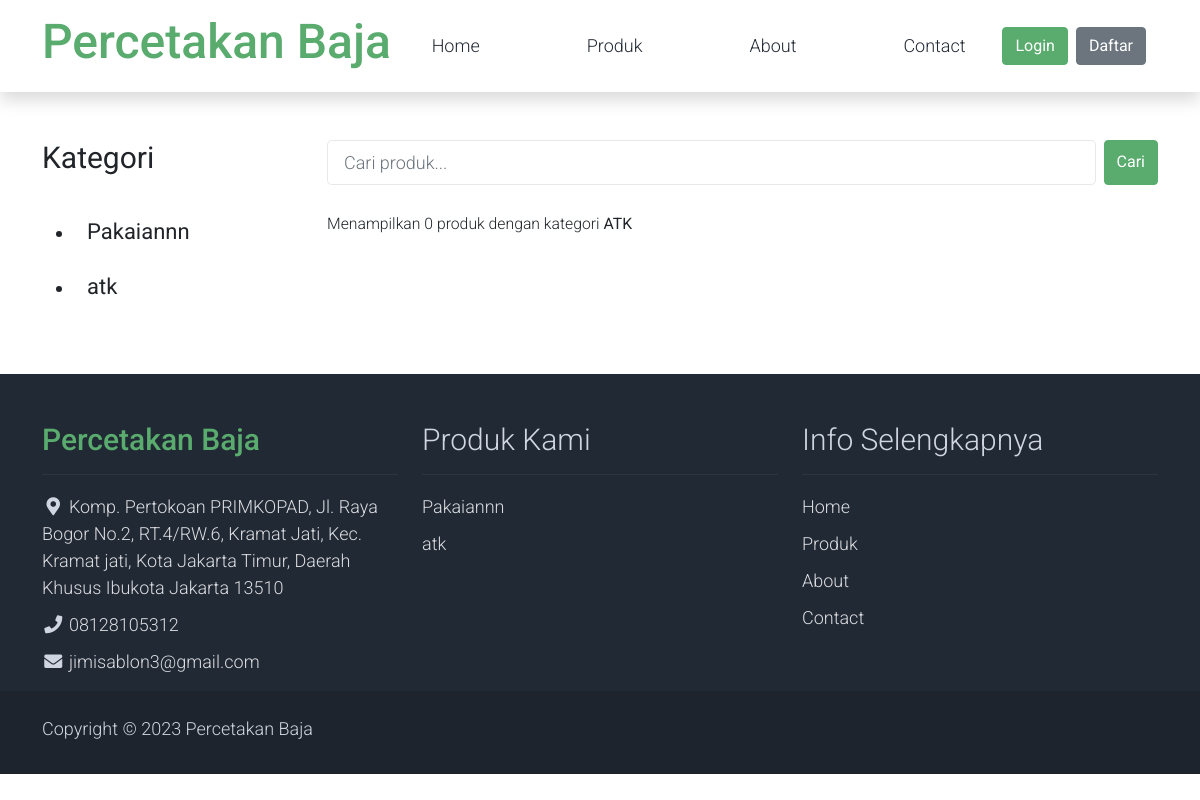
/produk?kategori=ATK, run on an earlier commit of the app's database.
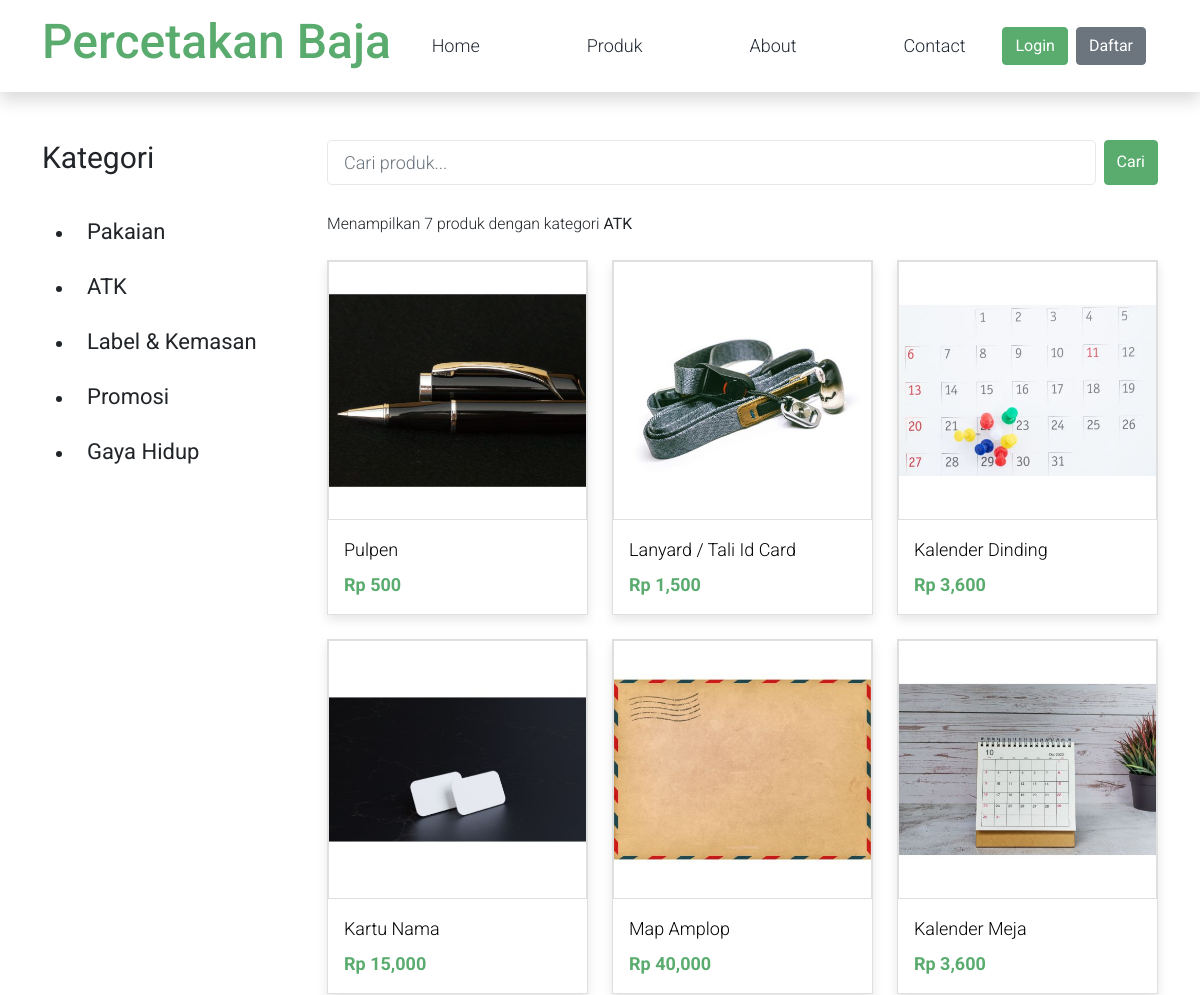
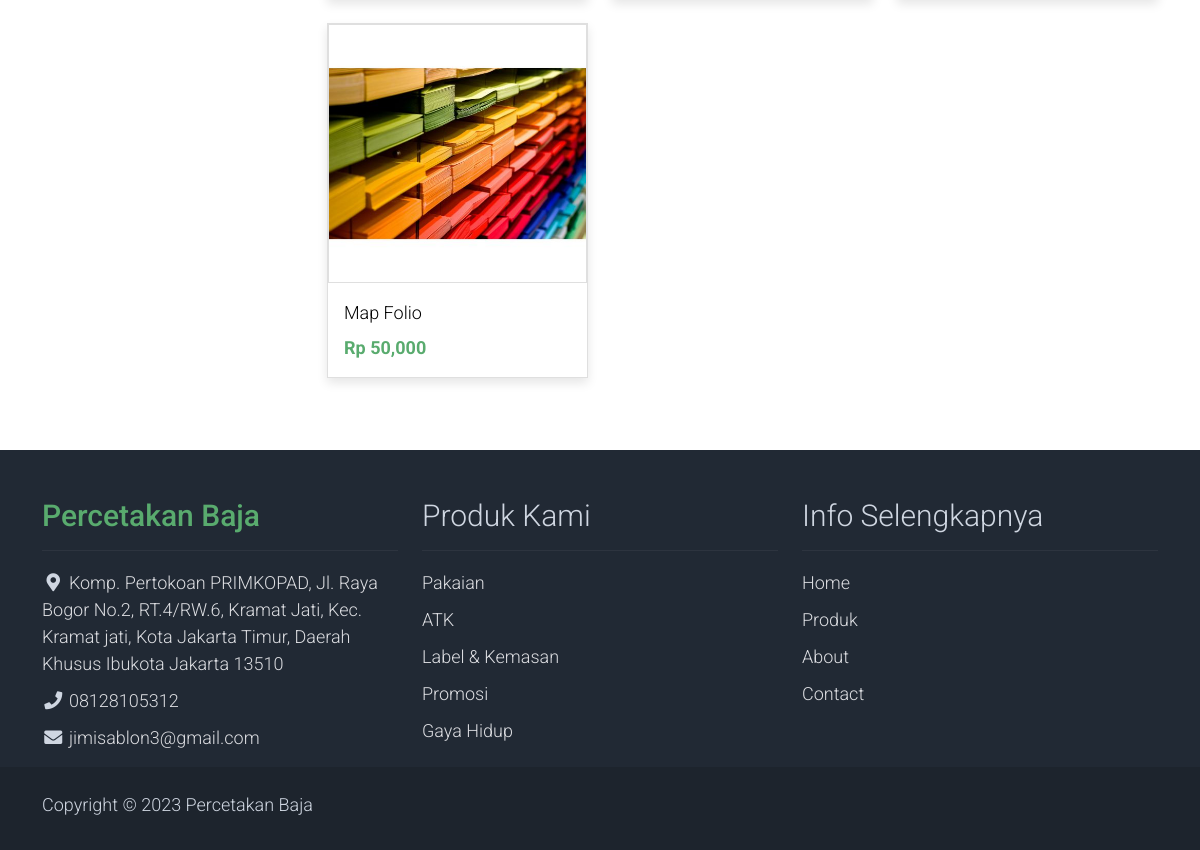
And on a later commit of the database (2 pictures, top to bottom).
### tables this page shows
CREATE TABLE `kategori_produk` (
  `id_kategori_produk` int(11) NOT NULL,
  `nama_kategori_produk` varchar(25) NOT NULL
);

CREATE TABLE `produk` (
  `id_produk` char(5) NOT NULL,
  `nama_produk` varchar(128) NOT NULL,
  `gambar` blob NOT NULL,
  `id_kategori_produk` int(11) NOT NULL,
  `harga` decimal(10,0) NOT NULL,
  `deskripsi` text NOT NULL,
  `slug` varchar(255) NOT NULL
);

### application/controllers/Produk.php (called while the page is built, shortened)
<?php
class Produk extends CI_Controller {
    public function index()
    {
        $data = [
            'content'=>'pelanggan/produk',
            'kategori_produk' => $this->db->select('*')
                    ->get('kategori_produk')->result(),
            'produk' => $this->db->select('*')
                    ->from('produk as p')
                    ->join('kategori_produk as kp', 'kp.id_kategori_produk = p.id_kategori_produk')
                    ->like('nama_produk', $this->input->get('search'), 'both')
                    ->like('nama_kategori_produk', $this->input->get('kategori'), 'both')
                    ->get()->result(),
        ];
        $this->load->view('pelanggan/layouts/app', $data);
    }
}

### index.php (called while the page is built, shortened)
<?php
require_once BASEPATH.'core/CodeIgniter.php';

### application/views/pelanggan/produk.php (the view, shortened to what this page needs)
<div class="container py-5">
    <div class="row">
        <div class="col-lg-3">
            <form action="<?= base_url('produk') ?>" method="get">
            <h1 class="h2 pb-4 fw-normal">Kategori</h1>
            <ul class="list-styled templatemo-accordion">
                <?php foreach ($kategori_produk as $row): ?>
                <li>
                    <button onclick="this.form.submit()" name="kategori" value="<?= $row->nama_kategori_produk ?>" class="btn collapsed d-flex justify-content-between h3 text-decoration-none">
                        <?= $row->nama_kategori_produk ?>
                    </button>
                </li>
                <?php endforeach; ?>
            </ul>
            </form>
        </div>
        <div class="col-lg-9">
            <div class="row">
                <div class="col-md-12 pb-4">
                    <form action="<?= base_url('produk') ?>" method="get">
                    <div class="d-flex">
                        <input type="search" name="search" id="search" class="me-2 form-control form-control-lg" value="<?= $this->input->get('search') ?>" placeholder="Cari produk..." autocomplete="off">
                        <button type="submit" class="btn btn-success">Cari</button>
                    </div>
                    </form>
                </div>
            </div>
            <div class="mb-4">
                <small>
                    Menampilkan <?= count($produk) ?> produk
                    <?php if ($this->input->get('kategori')): ?>
                        dengan kategori <b><?= $this->input->get('kategori') ?></b>
                    <?php endif; ?>
                </small>
            </div>
            <div class="row">
                <?php foreach ($produk as $row): ?>
                    <div class="col-md-4">
                        <div class="card mb-4 product-wap rounded-0">
                            <div class="card rounded-0">
                                <img class="card-img rounded-0 img-fluid" src="<?= base_url('assets/uploads/') . $row->gambar ?>">
                            </div>
                            <div class="card-body">
                                <a href="<?= base_url('/produk/detail/') . $row->slug ?>" class="h3 text-decoration-none"><?= $row->nama_produk ?></a>
                                <ul class="w-100 list-unstyled d-flex justify-content-between mb-0">
                                </ul>
                                <p class="mb-0 fw-bold text-success">Rp <?= number_format($row->harga) ?></p>
                            </div>
                        </div>
                    </div>
                <?php endforeach; ?>
            </div>
        </div>
    </div>
</div>

### application/views/pelanggan/layouts/app.php (shortened to what this page needs)
<!DOCTYPE html>
<html lang="en">
<head>
    <link rel="stylesheet" href="<?= base_url('assets/pelanggan/css/bootstrap.min.css'); ?>">
    <link rel="stylesheet" href="<?= base_url('assets/pelanggan/css/templatemo.css'); ?>">
    <link rel="stylesheet" href="<?= base_url('assets/pelanggan/css/custom.css'); ?>">
    <link rel="stylesheet" href="<?= base_url('assets/pelanggan/css/fontawesome.min.css'); ?>">
</head>
<body>
    <?php $this->load->view('pelanggan/layouts/header');?>
    <?php $this->load->view($content);?>
    <?php $this->load->view('pelanggan/layouts/footer');?>
</body>
</html>

### application/views/pelanggan/layouts/header.php (shortened to what this page needs)
<nav class="navbar navbar-expand-lg navbar-light shadow">
    <div class="container d-flex justify-content-between align-items-center">
        <a class="navbar-brand text-success logo h1 align-self-center" href=<?= base_url('/');?>>Percetakan Baja</a>
            <div class="align-self-center collapse navbar-collapse flex-fill  d-lg-flex justify-content-lg-between" id="templatemo_main_nav">
                <div class="flex-fill">
                    <ul class="nav navbar-nav d-flex justify-content-between mx-lg-auto">
                        <li class="nav-item">
                            <a class="nav-link" href=<?= base_url('homepage');?>>Home</a>
                        </li>
                        <li class="nav-item">
                            <a class="nav-link" href=<?= base_url('produk');?>>Produk</a>
                        </li>
                        <li class="nav-item">
                            <a class="nav-link" href=<?= base_url('about');?>>About</a>
                        </li>
                        <li class="nav-item">
                            <a class="nav-link" href=<?= base_url('contact');?>>Contact</a>
                        </li>
                    </ul>
                </div>
            </div>
            <div>
                <div class="container text-light">
                    <div class="w-100 d-flex justify-content-between">
                        <?php if (! $this->session->userdata('logged_in')): ?>
                        <div>
                            <button type="button" data-bs-toggle="modal" data-bs-target="#loginModal" class="me-2 btn btn-success">Login</button>
                        </div>
                        <div>
                            <button type="button" data-bs-toggle="modal" data-bs-target="#daftarModal" class="btn btn-secondary">Daftar</button>
                        </div>
                        <?php endif; ?>
                    </div>
                </div>
            </div>
        </div>
</nav>

### application/views/pelanggan/layouts/footer.php
<?php
$kategori_produk = $this->db->select('*')->get('kategori_produk')->result();
?>
<footer class="bg-dark" id="tempaltemo_footer">
        <div class="container">
            <div class="row">
                <div class="col-md-4 pt-5">
                    <h2 class="h2 text-success border-bottom pb-3 border-light logo">Percetakan Baja</h2>
                    <ul class="list-unstyled text-light footer-link-list">
                        <li>
                            <i class="fas fa-map-marker-alt fa-fw"></i>
                            <a class="text-decoration-none" href="maps:Komp. Pertokoan PRIMKOPAD, Jl. Raya Bogor No.2, RT.4/RW.6, Kramat Jati, Kec. Kramat jati, Kota Jakarta Timur, Daerah Khusus Ibukota Jakarta 13510">Komp. Pertokoan PRIMKOPAD, Jl. Raya Bogor No.2, RT.4/RW.6, Kramat Jati, Kec. Kramat jati, Kota Jakarta Timur, Daerah Khusus Ibukota Jakarta 13510</a>
                        </li>
                        <li>
                            <i class="fa fa-phone fa-fw"></i>
                            <a class="text-decoration-none" href="tel:08128105312">08128105312</a>
                        </li>
                        <li>
                            <i class="fa fa-envelope fa-fw"></i>
                            <a class="text-decoration-none" href="mailto:jimisablon3@gmail.com">jimisablon3@gmail.com</a>
                        </li>
                    </ul>
                </div>
                <div class="col-md-4 pt-5">
                    <h2 class="h2 text-light border-bottom pb-3 border-light">Produk Kami</h2>
                    <ul class="list-unstyled text-light footer-link-list">
                        <?php foreach ($kategori_produk as $kategori): ?>
                        <li><a class="text-decoration-none" href="<?= base_url('/produk?kategori=') . $kategori->nama_kategori_produk ?>"><?= $kategori->nama_kategori_produk ?></a></li>
                        <?php endforeach; ?>
                    </ul>
                </div>
                <div class="col-md-4 pt-5">
                    <h2 class="h2 text-light border-bottom pb-3 border-light">Info Selengkapnya</h2>
                    <ul class="list-unstyled text-light footer-link-list">
                        <li><a class="text-decoration-none" href="<?= base_url('/') ?>">Home</a></li>
                        <li><a class="text-decoration-none" href="<?= base_url('/produk') ?>">Produk</a></li>
                        <li><a class="text-decoration-none" href="<?= base_url('/about') ?>">About</a></li>
                        <li><a class="text-decoration-none" href="<?= base_url('/contact') ?>">Contact</a></li>
                    </ul>
                </div>
            </div>
        </div>
        <div class="w-100 bg-black py-3">
            <div class="container">
                <div class="row pt-2">
                    <div class="col-12">
                        <p class="text-left text-light">
                            Copyright &copy; <?= date('Y') ?> Percetakan Baja
                        </p>
                    </div>
                </div>
            </div>
        </div>
    </footer>

### assets/pelanggan/css/templatemo.css (style rules this page uses)
body, ul, li, p, a, label, input, div { font-family: 'Roboto', sans-serif; font-size: 18px !important; font-weight: 300 !important; }
.h1 { font-family: 'Roboto', sans-serif; font-size: 48px !important; font-weight: 200 !important; }
.h2 { font-family: 'Roboto', sans-serif; font-size: 30px !important; font-weight: 300; }
.h3 { font-family: 'Roboto', sans-serif; font-size: 22px !important; }
.logo { font-weight: 500 !important; }
.text-success { color: #59ab6e !important; }
.text-light { color: #cfd6e1 !important; }
.bg-dark { background-color: #212934 !important; }
.bg-black { background-color: #1d242d !important; }
.btn-success { background-color: #59ab6e !important; border-color: #56ae6c !important; }
#templatemo_main_nav a { color: #212934; }
.product-wap { box-shadow: 0px 5px 10px 0px rgba(0, 0, 0, 0.10); }
.card.product-wap a { color: #000; }
.form-control { border: 1px solid #e8e8e8; }
#tempaltemo_footer a { color: #dcdde1; }
#tempaltemo_footer ul.footer-link-list li { padding-top: 10px; }
#tempaltemo_footer .border-light { border-color: #2d343f !important; }
.product-wap .h3, .product-wap li, .product-wap i, .product-wap p { font-size: 12px !important; }
@media (min-width: 768px) { #templatemo_main_nav .navbar-nav { max-width: 450px; } }
@media (min-width: 992px) { #templatemo_main_nav .navbar-nav { max-width: 550px; } }
@media (min-width: 992px) { .product-wap .h3, .product-wap li, .product-wap i, .product-wap p { font-size: 18px !important; } }

What changed in the data, as far as the page shows it:
changed kategori_produk: nama_kategori_produk "Pakaiannn" → "Pakaian"
added kategori_produk: nama_kategori_produk "ATK"
added kategori_produk: nama_kategori_produk "Label & Kemasan"
changed kategori_produk: nama_kategori_produk "atk" → "Promosi"
added kategori_produk: nama_kategori_produk "Gaya Hidup"
now on this page (row edited): produk: gambar (picture), nama_produk "Pulpen", harga "500"
added produk: gambar (picture), nama_produk "Lanyard / Tali Id Card", harga "1,500"
added produk: gambar (picture), nama_produk "Kalender Dinding", harga "3,600"
added produk: gambar (picture), nama_produk "Kartu Nama", harga "15,000"
added produk: gambar (picture), nama_produk "Map Amplop", harga "40,000"
added produk: gambar (picture), nama_produk "Kalender Meja", harga "3,600"
added produk: gambar (picture), nama_produk "Map Folio", harga "50,000"
Also different on the page:
count($produk): "0" → "7"
